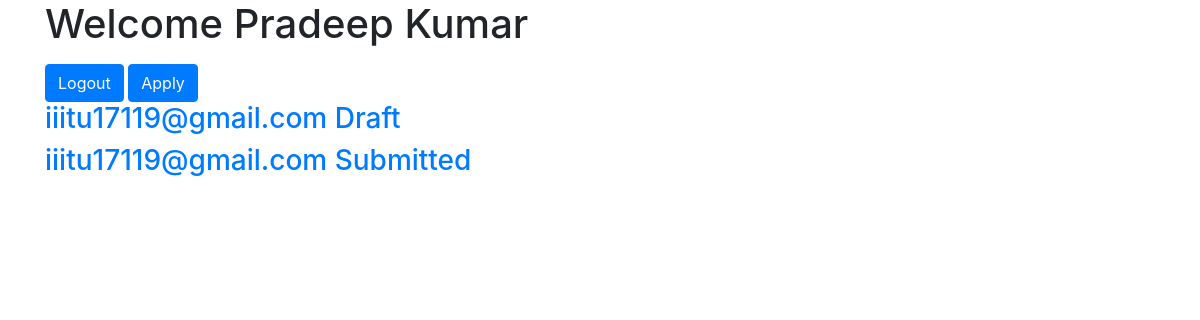
The page /phdfellows/ (signed in) on the database as committed earlier.
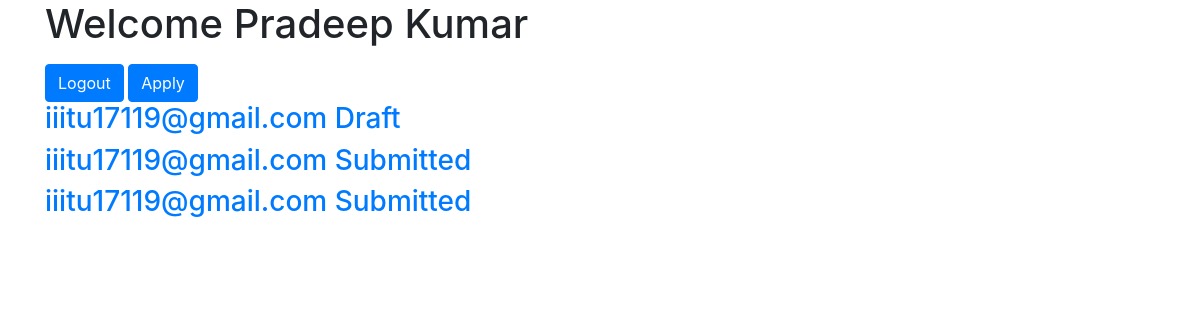
The same page on the database as committed later.
### phdfellows/models.py (models this page shows, shortened)
class Application(models.Model):
    user = models.ForeignKey(User,on_delete=models.DO_NOTHING)
    category_choices = [
        ('','Select'),
        ('SC','SC'),
        ('OBC','OBC'),
        ('ST','ST'),
        ('EWS','EWS'),
        ('General','General'),
    ]
    category = models.CharField(choices=category_choices, default='Select',max_length=10)
    having_disability = models.BooleanField("Disabled",default=False)
    research_area_choices = [
        ('','Select'),
        ('Machine Learning','Machine Learning'),
        ('Cloud Computing','Cloud Computing'),
        ('Airtifial Intelligence','Airtifial Intelligence'),
        ('Software Development','Software Development'),
        ('Cryptography','Cryptography'),
    ]
    research_area = models.CharField(default='Select',choices=research_area_choices,max_length=50)
    applying_for_list = [
        ('','Select'),
        ('PhD','PhD'),
        ('MS','MS'),
    ]
    applying_for = models.CharField(choices=applying_for_list,default='Select',max_length=5)
    enrollment_type_list = [
        ('','Select'),
        ('Full time','Full time'),
        ('Part time','Part time'),
    ]
    enrollment_type = models.CharField(default='Select',choices=enrollment_type_list,max_length=50)
    first_name = models.CharField(max_length=200)
    last_name = models.CharField(max_length=200)
    email = models.EmailField(max_length=200)
    date_of_birth = models.CharField("Date of Birth",null=True,max_length=10)
    married = models.BooleanField(default=False)
    gender_list = [
        ('','Select'),
        ('Male','Male'),
        ('Female','Female'),
        ('Other','Other'),
    ]
    gender = models.CharField(default='Select',choices=gender_list,max_length=20)
    phone_no = models.CharField("Phone Number(With Country Code)",max_length=13)
    address = models.TextField()
    state = models.CharField(max_length=40)
    city = models.CharField(max_length=50)
    pin_code = models.CharField(validators=[RegexValidator(regex='^.{6}$',message='Length has to be 6', code='nomatch')],max_length=6)
    score_in_ug = models.FloatField("Score in UG",default=None ,null=True)
    scale_score_list = [
        ('','Select'),
        ('0-5 CGPA','0-5 CGPA',),
        ('0-10 CGPA','0-10 CGPA',),
        ('0-100%','0-100%',),
    ]
    scale_of_score_ug = models.CharField("Scale of Score",default='Select',choices=scale_score_list,max_length=20)
    ug_discipline_list = [
        ('','Select'),
        ('CSE','CSE'),
        ('EE','EE'),
        ('ME','ME'),
        ('ECE','ECE'),
        ('CE','CE'),
    ]
    ug_discipline = models.CharField("UG Discipline",default='Select',choices=ug_discipline_list,max_length=20)
    ug_college_or_university = models.CharField('UG College/University',max_length=200)
    pg_passed_or_expected_to_pass_in_year = models.IntegerField("PG Passed Year or Expected to Pass in Year",validators=[RegexValidator(regex='^.{4}$',message='Length has to be 4',code='nomatch')],default=None ,null=True)
    score_in_pg = models.FloatField("Score in PG", default=None ,null=True)
    scale_of_score_pg = models.CharField("Scale of Score",default='Select',choices=scale_score_list, max_length=20)
    pg_discipline = models.CharField("PG Discipline",default='Select',choices=ug_discipline_list,max_length=50)
    pg_college_or_university = models.CharField('PG College/University', max_length=200)
    qualifying_examination_list = [
        ('','Select'),
        ("GATE","GATE"),
        ("NET","NET"),
    ]
    qualifying_examination = models.CharField(default='Select',choices=qualifying_examination_list,max_length=20)
    branch_code_for_qualifying_exam = models.CharField(default='Select',choices=ug_discipline_list, max_length=10)
    qualifying_exam_score_valid_upto = models.IntegerField(validators=[RegexValidator(regex='^.{4}$',message='Length has to be 4', code='nomatch')],default=None ,null=True)
    all_india_rank_in_qualifying_exam = models.IntegerField("All India rank in Qualifying Exam",default=None ,null=True)
    score_in_qualifying_exam = models.FloatField(default=None ,null=True)
    work_experience_in_year = models.CharField("Work Experpience(in years)",max_length=3)
    type_of_work_list = [
        ('','Select'),
        ('Teaching','Teaching'),
        ('IT Industry','IT Industry'),
        ('Research Organisation','Research Organisation'),
        ('Other','Other'),
    ]
    type_of_work = models.CharField(default='Select',choices=type_of_work_list,max_length=50)
    no_of_peer_reviewed_publications = models.IntegerField(default=None ,null=True)
    no_of_patents_granted = models.IntegerField(default=None ,null=True)
    guide_preference_1 = models.CharField(max_length=200)
    guide_preference_2 = models.CharField(max_length=200)
    guide_preference_3 = models.CharField(max_length=200)
    status_list = [
        ('Draft','Draft'),
        ('Submitted','Submitted'),
        ('Shortlisted for Test','Shortlisted for Test'),
        ('Shortlisted for Interview','Shortlisted for Interview'),
        ('Selected','Selected'),
        ('Rejected','Rejected'),
    ]
    current_status = models.CharField(default='Draft',choices=status_list,max_length=30)
    previous_status = models.CharField(max_length=30)
    submitted_at = models.DateField(auto_now=True)
    application_no = models.IntegerField(unique=True,default=None ,null=True)

### phdfellows/views.py (the view)
# urls.py: path('',views.HomePage.as_view(), name='faculty_home'),
class HomePage(LoginRequiredMixin,ListView):
    login_url = 'home'
    model = PhdFellows
    template_name = 'phdfellows/homepage.html'
    context_object_name = 'applications'
    def get_queryset(self):
        return Application.objects.filter(email=self.request.user.email)

### phdfellows/templates/phdfellows/homepage.html (shortened to what this page needs)
{% extends 'base.html' %}
{% load bootstrap4 %
{% block body %}
  {% if user.is_authenticated %}
  <div class="container">
    <h1>Welcome  {{user.first_name}} {{user.last_name}}</h1>
    <a href="{% url 'phdfellows:logout' %}" class="btn btn-primary">Logout</a>
    <a href="{% url 'phdfellows:application' %}" class="btn btn-primary">Apply</a>
  </div>
  <div class="container">
      {% for application in applications %}
        {% ifequal application.current_status "Draft" %}
          <h3><a href="{% url 'phdfellows:update' pk=application.pk %}">{{application.email }} {{application.current_status}}</a></h3>
        {% else %}
          <h3><a href="{% url 'phdfellows:application_detail' pk=application.pk %}">{{application.email }} {{application.current_status}}</a></h3>
        {% endifequal %}
      {% endfor %}
  </div>
  {% endif %}

### templates/base.html (shortened to what this page needs)
<!DOCTYPE html>
{% load staticfiles %}
<html lang="en" dir="ltr">
  <head>
    <link rel="stylesheet" href="https://stackpath.bootstrapcdn.com/bootstrap/4.3.1/css/bootstrap.min.css">
  </head>
  <body>
    {% block body %}
    {% endblock %}
  </body>
</html>

Rows that differ between the two databases and show on the page:
added Application: email "iiitu17119@gmail.com", current_status "Submitted"
